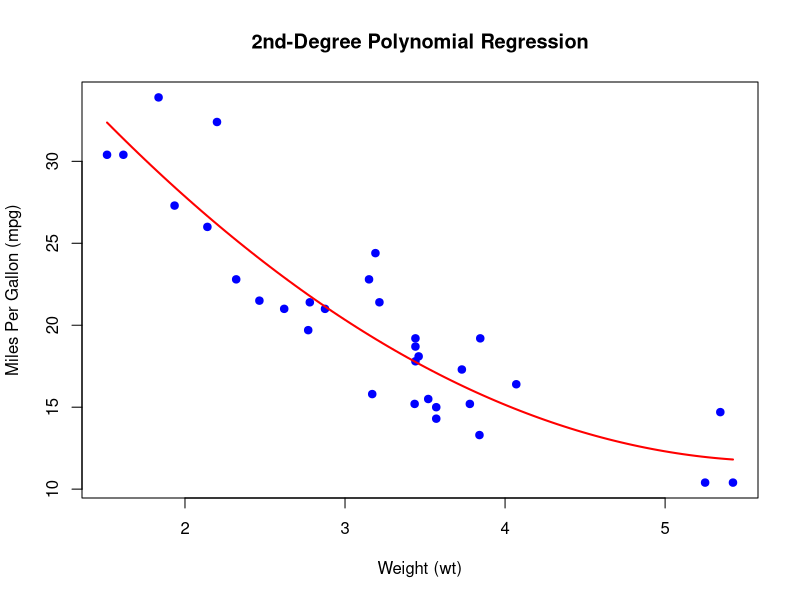
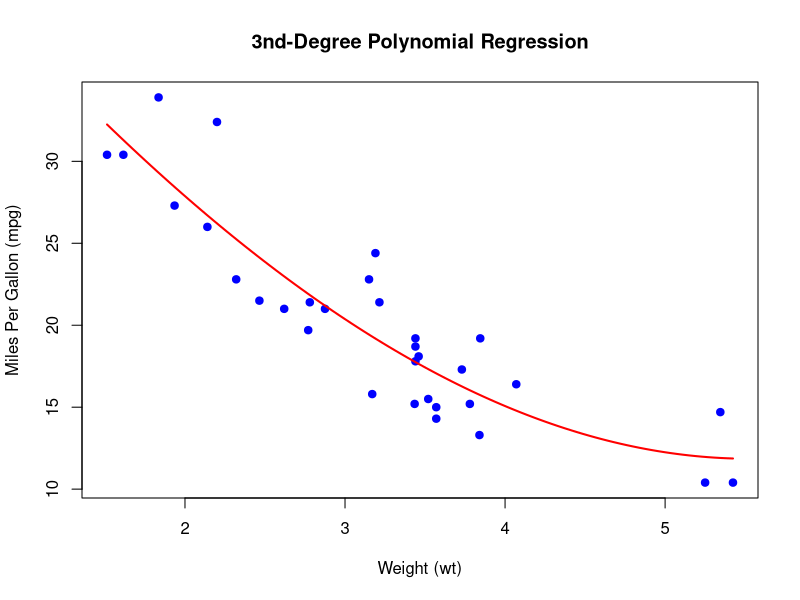

Source code (R) for these figures, in order:
# Load the dataset
data(mtcars)

# Fit a 2nd-degree polynomial regression model
model_poly <- lm(mpg ~ wt + I(wt^2), data = mtcars)

# Summary of the model (optional)
summary(model_poly)

# Plot the original data
plot(mtcars$wt, mtcars$mpg,
     main = "2nd-Degree Polynomial Regression",
     xlab = "Weight (wt)",
     ylab = "Miles Per Gallon (mpg)",
     pch = 19,
     col = "blue")

curve(predict(lm(mpg ~ wt + I(wt^2), data=mtcars), data.frame(wt=x)), add=TRUE, col="red", lwd=2)


# Load the dataset
data(mtcars)

# Fit a 3rd-degree polynomial regression model
model_poly <- lm(mpg ~ wt + I(wt^2)+ I(wt^3), data = mtcars)

# Summary of the model (optional)
summary(model_poly)

# Plot the original data
plot(mtcars$wt, mtcars$mpg,
     main = "3nd-Degree Polynomial Regression",
     xlab = "Weight (wt)",
     ylab = "Miles Per Gallon (mpg)",
     pch = 19,
     col = "blue")

curve(predict(lm(mpg ~ wt + I(wt^2)+ I(wt^3), data=mtcars), data.frame(wt=x)), add=TRUE, col="red", lwd=2)
